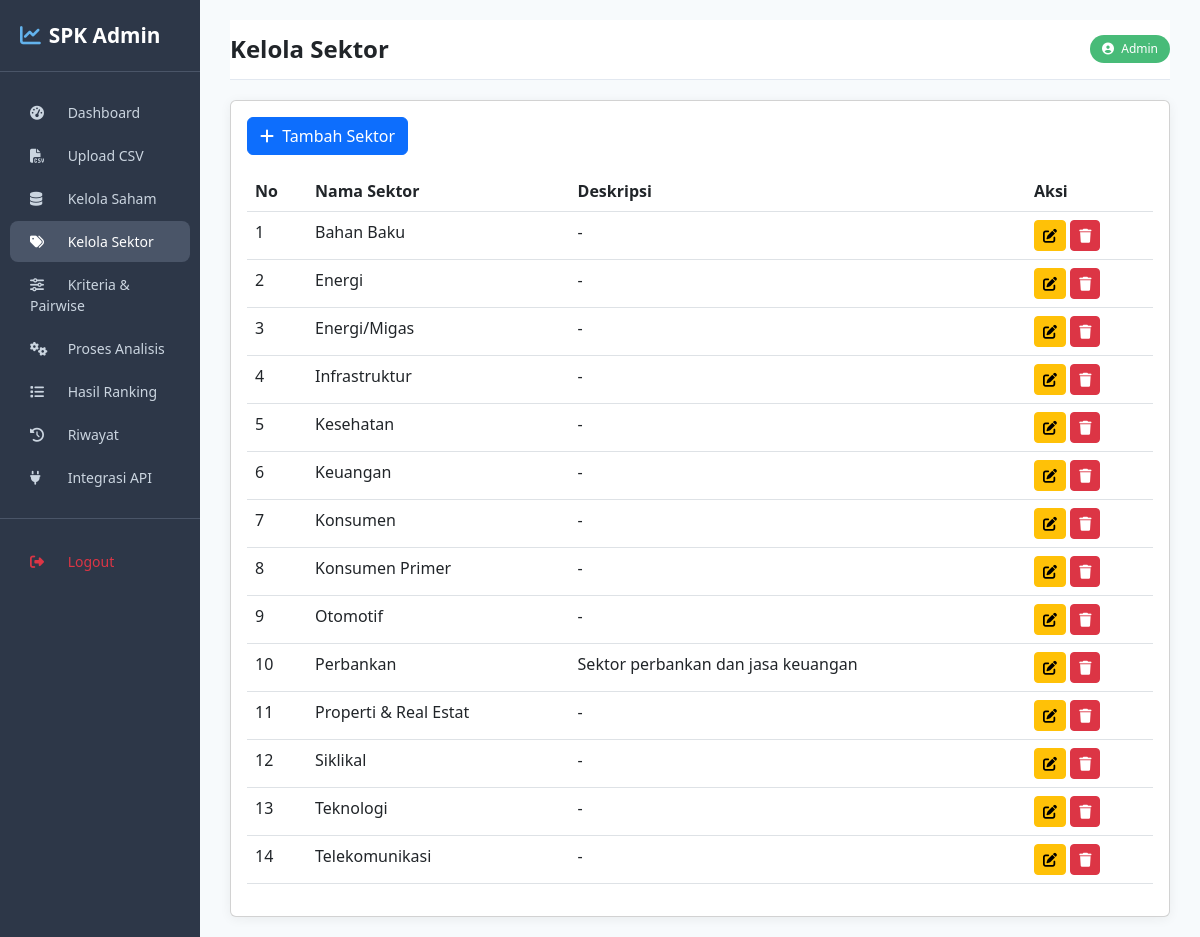
The app's page /admin-panel/kelola-sektor/ (signed in) with its own data.
### apps/sektor/models.py (models this page shows, shortened)
class Sektor(models.Model):
    nama = models.CharField(max_length=100, unique=True)
    deskripsi = models.TextField(blank=True, null=True)
    created_at = models.DateTimeField(auto_now_add=True)
    updated_at = models.DateTimeField(auto_now=True)
    class Meta:
        verbose_name = "Sektor"
        verbose_name_plural = "Daftar Sektor"
        ordering = ['nama']

### apps/dashboard/views.py (the view)
# urls.py: path('kelola-sektor/', views.kelola_sektor, name='kelola_sektor'),
@login_required(login_url='dashboard:login')
def kelola_sektor(request):
    sektor_list = Sektor.objects.all()
    return render(request, 'dashboard/kelola_sektor.html', {
        'sektor_list': sektor_list,
        'active': 'sektor'
    })

### templates/dashboard/kelola_sektor.html (shortened to what this page needs)
{% extends 'base_admin.html' %}
{% block page_title %}Kelola Sektor{% endblock %}
{% block content %}
<div class="card card-shadow">
    <div class="card-body">
        <a href="#" class="btn btn-primary mb-3">
            <i class="fas fa-plus me-1"></i> Tambah Sektor
        </a>
        <div class="table-responsive">
            <table class="table table-hover">
                <thead>
                    <tr>
                        <th>No</th>
                        <th>Nama Sektor</th>
                        <th>Deskripsi</th>
                        <th>Aksi</th>
                    </tr>
                </thead>
                <tbody>
                    {% for sektor in sektor_list %}
                    <tr>
                        <td>{{ forloop.counter }}</td>
                        <td>{{ sektor.nama }}</td>
                        <td>{{ sektor.deskripsi|default:"-" }}</td>
                        <td>
                            <a href="#" class="btn btn-sm btn-warning">
                                <i class="fas fa-edit"></i>
                            </a>
                            <a href="#" class="btn btn-sm btn-danger">
                                <i class="fas fa-trash"></i>
                            </a>
                        </td>
                    </tr>
                    {% empty %}
                    <tr>
                        <td colspan="4" class="text-center">Belum ada sektor.</td>
                    </tr>
                    {% endfor %}
                </tbody>
            </table>
        </div>
    </div>
</div>
{% endblock %}

### templates/base_admin.html (shortened to what this page needs)
<!DOCTYPE html>
<html lang="id">
<head>
    <link href="https://cdn.jsdelivr.net/npm/bootstrap@5.3.0/dist/css/bootstrap.min.css" rel="stylesheet">
    <link rel="stylesheet" href="https://cdnjs.cloudflare.com/ajax/libs/font-awesome/6.4.0/css/all.min.css">
</head>
<body>
    <div class="container-fluid">
        <div class="row">
            <div class="col-md-2 sidebar d-none d-md-block">
                <div class="brand"><i class="fas fa-chart-line me-2"></i>SPK Admin</div>
                <a href="{% url 'dashboard:dashboard' %}" class="{% if active == 'dashboard' %}active{% endif %}">
                    <i class="fas fa-tachometer-alt"></i> Dashboard
                </a>
                <a href="{% url 'dashboard:upload_csv' %}" class="{% if active == 'upload' %}active{% endif %}">
                    <i class="fas fa-file-csv"></i> Upload CSV
                </a>
                <a href="{% url 'dashboard:kelola_saham' %}" class="{% if active == 'saham' %}active{% endif %}">
                    <i class="fas fa-database"></i> Kelola Saham
                </a>
                <a href="{% url 'dashboard:kelola_sektor' %}" class="{% if active == 'sektor' %}active{% endif %}">
                    <i class="fas fa-tags"></i> Kelola Sektor
                </a>
                <a href="{% url 'dashboard:kriteria_pairwise' %}" class="{% if active == 'kriteria' %}active{% endif %}">
                    <i class="fas fa-sliders-h"></i> Kriteria & Pairwise
                </a>
                <a href="{% url 'dashboard:proses_analisis' %}" class="{% if active == 'analisis' %}active{% endif %}">
                    <i class="fas fa-cogs"></i> Proses Analisis
                </a>
                <a href="{% url 'dashboard:hasil_ranking' %}" class="{% if active == 'hasil' %}active{% endif %}">
                    <i class="fas fa-list"></i> Hasil Ranking
                </a>
                <a href="{% url 'dashboard:riwayat' %}" class="{% if active == 'riwayat' %}active{% endif %}">
                    <i class="fas fa-history"></i> Riwayat
                </a>
                <a href="{% url 'dashboard:api_info' %}" class="{% if active == 'api' %}active{% endif %}">
                    <i class="fas fa-plug"></i> Integrasi API
                </a>
                <div class="logout">
                    <a href="{% url 'dashboard:logout' %}" class="text-danger">
                        <i class="fas fa-sign-out-alt"></i> Logout
                    </a>
                </div>
            </div>
            <div class="col-md-10 main-content">
                <div class="admin-navbar d-flex justify-content-between align-items-center">
                    <h4>{% block page_title %}Dashboard{% endblock %}</h4>
                    <span class="badge-admin"><i class="fas fa-user-circle me-1"></i> Admin</span>
                </div>
                {% block content %}{% endblock %}
            </div>
        </div>
    </div>
</body>
</html>

### templates/base_admin.html (style rules this page uses)
body { font-family: 'Segoe UI', Tahoma, Geneva, Verdana, sans-serif; background-color: #f7fafc; }
.sidebar { min-height: 100vh; background: #2d3748; color: white; padding: 20px 0; position: sticky; top: 0; }
.sidebar .brand { font-size: 1.3rem; font-weight: 700; padding: 0 20px 20px 20px; border-bottom: 1px solid #4a5568; margin-bottom: 20px; }
.sidebar .brand i { color: #63b3ed; }
.sidebar a { color: #cbd5e0; text-decoration: none; display: block; padding: 10px 20px; border-radius: 8px; margin: 2px 10px; font-size: 14px; }
.sidebar a:hover, .sidebar a.active { background: #4a5568; color: white; }
.sidebar a i { width: 24px; margin-right: 10px; }
.sidebar .logout { border-top: 1px solid #4a5568; margin-top: 20px; padding-top: 20px; }
.main-content { padding: 20px 30px; }
.admin-navbar { background: white; padding: 15px 0; border-bottom: 1px solid #e2e8f0; margin-bottom: 20px; }
.admin-navbar h4 { margin: 0; font-weight: 600; }
.badge-admin { background: #48bb78; color: white; padding: 5px 12px; border-radius: 20px; font-size: 12px; }
.card-shadow { box-shadow: 0 2px 12px rgba(0,0,0,0.06); }

### records on screen
Sektor: nama "Bahan Baku", deskripsi "-"
Sektor: nama "Energi", deskripsi "-"
Sektor: nama "Energi/Migas", deskripsi "-"
Sektor: nama "Infrastruktur", deskripsi "-"
Sektor: nama "Kesehatan", deskripsi "-"
Sektor: nama "Keuangan", deskripsi "-"
Sektor: nama "Konsumen", deskripsi "-"
Sektor: nama "Konsumen Primer", deskripsi "-"
Sektor: nama "Otomotif", deskripsi "-"
Sektor: nama "Perbankan", deskripsi "Sektor perbankan dan jasa keuangan"
Sektor: nama "Properti & Real Estat", deskripsi "-"
Sektor: nama "Siklikal", deskripsi "-"
Sektor: nama "Teknologi", deskripsi "-"
Sektor: nama "Telekomunikasi", deskripsi "-"
